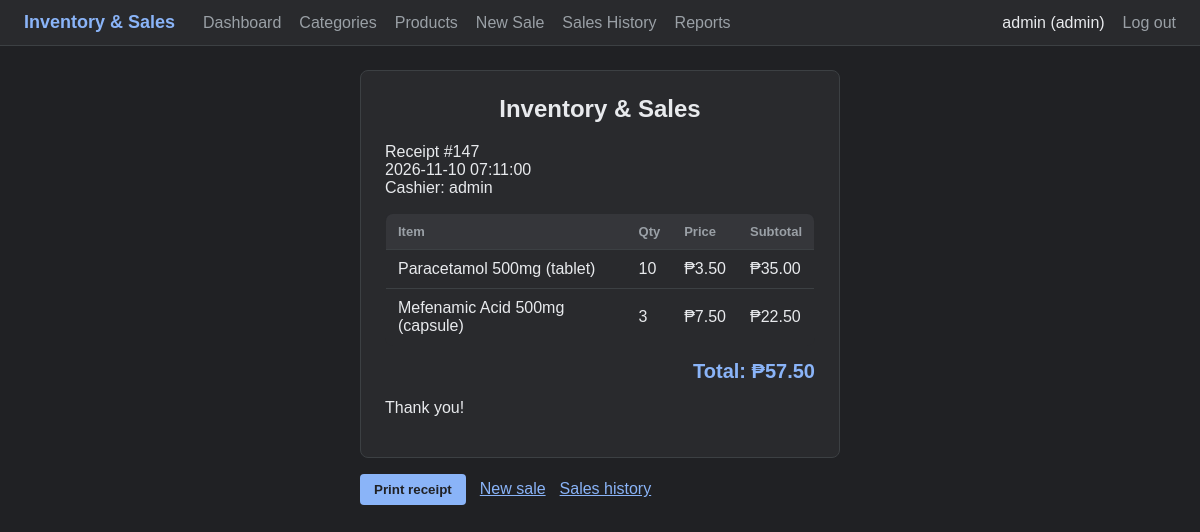
Page /pages/receipt.php?id=147 (signed in) on the committed database.
### tables this page shows
CREATE TABLE `sales` (
  `id` int(11) NOT NULL,
  `user_id` int(11) DEFAULT NULL,
  `total` decimal(10,2) DEFAULT NULL,
  `created_at` timestamp NOT NULL DEFAULT current_timestamp()
);

CREATE TABLE `users` (
  `id` int(11) NOT NULL,
  `username` varchar(50) NOT NULL,
  `password` varchar(255) NOT NULL,
  `role` enum('admin','staff') DEFAULT 'staff'
);

CREATE TABLE `sale_items` (
  `id` int(11) NOT NULL,
  `sale_id` int(11) DEFAULT NULL,
  `product_id` int(11) DEFAULT NULL,
  `quantity` int(11) DEFAULT NULL,
  `price` decimal(10,2) DEFAULT NULL
);

CREATE TABLE `products` (
  `id` int(11) NOT NULL,
  `category_id` int(11) DEFAULT NULL,
  `name` varchar(150) NOT NULL,
  `price` decimal(10,2) NOT NULL,
  `stock` int(11) DEFAULT 0,
  `reorder_level` int(11) DEFAULT 5,
  `is_active` tinyint(1) NOT NULL DEFAULT 1
);

### pages/receipt.php (the view, shortened to what this page needs)
<?php
require '../includes/db.php';
$id = (int)($_GET['id'] ?? 0);
$stmt = $conn->prepare("SELECT s.id, s.total, s.created_at, u.username
                        FROM sales s LEFT JOIN users u ON u.id = s.user_id
                        WHERE s.id = ?");
$stmt->bind_param("i", $id);
$stmt->execute();
$sale = $stmt->get_result()->fetch_assoc();
$items = null;
if ($sale) {
    $stmt = $conn->prepare("SELECT p.name, si.quantity, si.price
                            FROM sale_items si JOIN products p ON p.id = si.product_id
                            WHERE si.sale_id = ?");
    $stmt->bind_param("i", $id);
    $stmt->execute();
    $items = $stmt->get_result();
}
require '../includes/header.php';
?>
<?php if (!$sale): ?>
    <h1>Receipt not found</h1>
    <p><a href="sales_history.php">Back to sales history</a></p>
<?php else: ?>
    <div class="receipt">
        <h2>Inventory &amp; Sales</h2>
        <p>Receipt #<?= (int)$sale['id'] ?><br>
           <?= htmlspecialchars($sale['created_at']) ?><br>
           Cashier: <?= htmlspecialchars($sale['username'] ?? 'unknown') ?></p>
        <table>
            <tr><th>Item</th><th>Qty</th><th>Price</th><th>Subtotal</th></tr>
            <?php while ($r = $items->fetch_assoc()): ?>
                <tr>
                    <td><?= htmlspecialchars($r['name']) ?></td>
                    <td><?= (int)$r['quantity'] ?></td>
                    <td>&#8369;<?= number_format($r['price'], 2) ?></td>
                    <td>&#8369;<?= number_format($r['price'] * $r['quantity'], 2) ?></td>
                </tr>
            <?php endwhile; ?>
        </table>
        <p class="cart-total">Total: &#8369;<?= number_format($sale['total'], 2) ?></p>
        <p>Thank you!</p>
    </div>
    <div class="no-print receipt-buttons">
        <button type="button" onclick="window.print()">Print receipt</button>
        <a href="sales.php" class="btn-link">New sale</a>
        <a href="sales_history.php" class="btn-link">Sales history</a>
    </div>
<?php endif; ?>
<?php require '../includes/footer.php'; ?>

### style.css (style rules this page uses)
:root { color-scheme: dark; --bg: #202124; --surface: #292a2d; --raised: #35363a; --line: #3c4043; --text: #e8eaed; --muted: #9aa0a6; --accent: #8ab4f8; --accent-hover: #aecbfa; --on-accent: #202124; --red: #f28b82; --green: #81c995; --amber: #fdd663; --landing-bg: radial-gradient(circle at 20% 15%, rgba(138, 180, 248, 0.18), transparent 45%), linear-gradient(135deg, #202124, #2d2e31); }
* { box-sizing: border-box; }
body { font-family: Arial, Helvetica, sans-serif; margin: 0; background: var(--bg); color: var(--text); }
h1, h2, h3 { color: var(--text); }
a { color: var(--accent); }
table { width: 100%; border-collapse: collapse; background: var(--surface); border: 1px solid var(--line); border-radius: 8px; overflow: hidden; }
th, td { padding: 10px 12px; text-align: left; border-bottom: 1px solid var(--line); }
th { background: var(--raised); color: var(--muted); font-size: 13px; }
button { background: var(--accent); color: var(--on-accent); border: none; border-radius: 4px; padding: 8px 14px; font-weight: bold; cursor: pointer; }
.btn-link { color: var(--accent); }
.cart-total { font-size: 20px; font-weight: bold; text-align: right; margin: 14px 0; color: var(--accent); }
.receipt { background: var(--surface); max-width: 480px; margin: 0 auto; padding: 24px; border: 1px solid var(--line); border-radius: 8px; }
.receipt h2 { text-align: center; margin-top: 0; }
.receipt-buttons { max-width: 480px; margin: 16px auto; display: flex; gap: 14px; align-items: center; }
h2 { margin-top: 32px; }

### rows in the picture
sales: id "147", created_at "2026-11-10 07:11:00", user.username "admin", total "57.50"
sale_items: product.name "Paracetamol 500mg (tablet)", quantity "10", price "3.50", $r['price'] * $r['quantity'] "35.00"
sale_items: product.name "Mefenamic Acid 500mg (capsule)", quantity "3", price "7.50", $r['price'] * $r['quantity'] "22.50"

### other values in the picture
$_SESSION['username'] "admin"
$_SESSION['role'] "admin"
